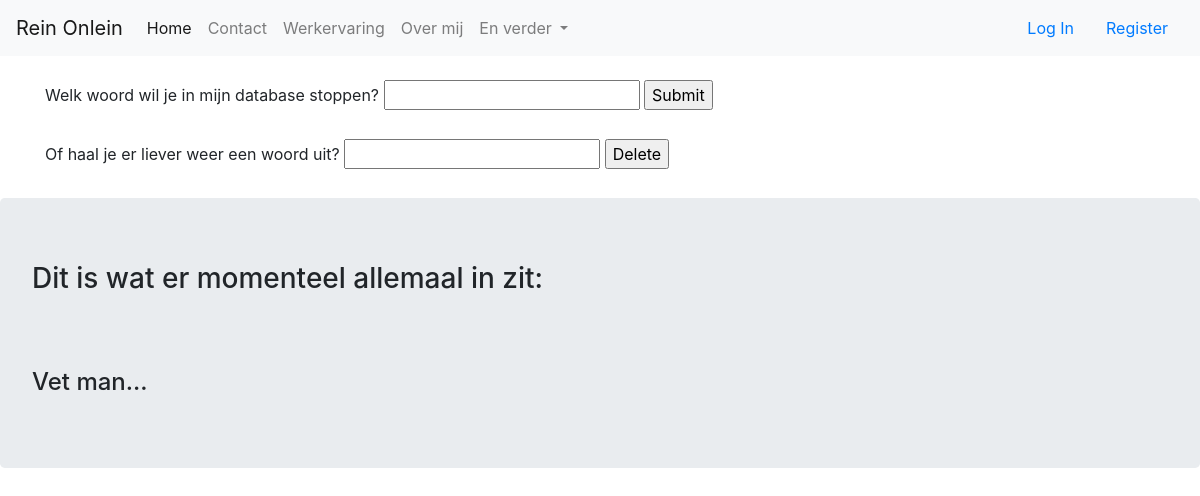
The page /database on the database as committed earlier.
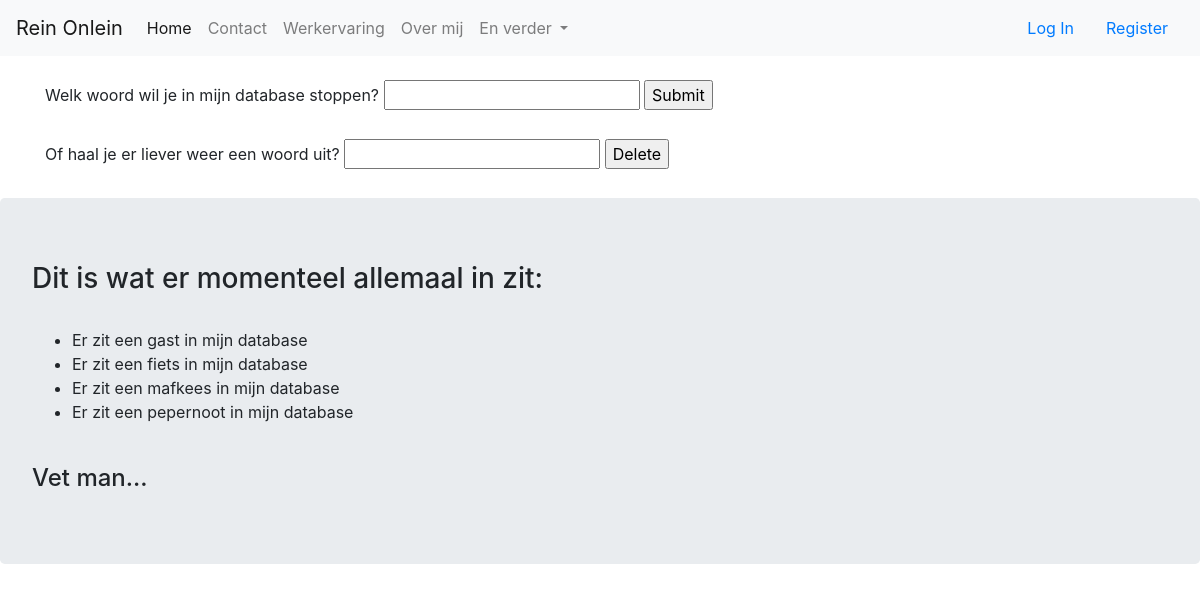
The same page on the database as committed later.
### reinonlein/models.py (models this page shows, shortened)
class Woorden(db.Model):
    __tablename__ = 'woorden'
    id = db.Column(db.Integer, primary_key = True)
    woord = db.Column(db.Text)
    def __repr__(self):
        return f"Er zit een {self.woord} in mijn database"

### app.py (the view, shortened to what this page needs)
@app.route('/database', methods=['GET', 'POST'])
def database():
    addform = AddDatabaseForm()
    delform = DeleteDatabaseForm()
    woorden = Woorden.query.all()
    return render_template('database.html', addform=addform, delform=delform, woorden=woorden)

### reinonlein/forms.py
class AddDatabaseForm(FlaskForm):
    woord = StringField('Welk woord wil je in mijn database stoppen?', validators=[DataRequired()])
    submit = SubmitField('Submit')

class DeleteDatabaseForm(FlaskForm):
    deletewoord = StringField('Of haal je er liever weer een woord uit?', validators=[DataRequired()])
    submit = SubmitField('Delete')

### reinonlein/templates/database.html (shortened to what this page needs)
{% extends "base.html" %}
{% block content %}
  <div class="container">
        <br>
  <form method="POST">
      {{ addform.woord.label }} {{ addform.woord() }}
      {{ addform.submit() }}
  </form>
  <br>
  <form method="POST">
    {{ delform.deletewoord.label }} {{ delform.deletewoord() }}
    {{ delform.submit() }}
  </form>
  <br>
  </div>
  <div class="jumbotron">
    <h3>Dit is wat er momenteel allemaal in zit:</h3>
      <br>
      <ul>
        {% for woord in woorden %}
        <li>{{woord}}</li>
        {% endfor %}
      </ul>
    <br>
    <h4>Vet man...</h4>
  </div>
{% endblock %}

### reinonlein/templates/base.html (shortened to what this page needs)
<!DOCTYPE html>
<html>
  <head>
    <link rel="stylesheet" href="https://stackpath.bootstrapcdn.com/bootstrap/4.3.1/css/bootstrap.min.css">
  </head>
      <body>
      <nav class="navbar navbar-expand-lg navbar-light bg-light">
        <a class="navbar-brand" href="/">Rein Onlein</a>
        <div class="collapse navbar-collapse" id="navbarTogglerDemo02">
          <ul class="navbar-nav mr-auto mt-2 mt-lg-0">
            <li class="nav-item active">
              <a class="nav-link" href="/">Home <span class="sr-only">(current)</span></a>
            </li>
            <li class="nav-item">
              <a class="nav-link" href="{{ url_for('contact') }}">Contact</a>
            </li>
            <li class="nav-item">
                <a class="nav-link" href="{{ url_for('werk') }}">Werkervaring</a>
            </li>
            <li class="nav-item">
                <a class="nav-link" href="{{ url_for('over_mij') }}">Over mij</a>
            </li>
            <li class="nav-item dropdown">
              <a class="nav-link dropdown-toggle" href="/" id="navbarDropdown" role="button" data-toggle="dropdown" aria-haspopup="true" aria-expanded="false">
                En verder
              </a>
            </li>
          </ul>
          <form class="form-inline my-2 my-lg-0">
            {% if current_user.is_authenticated %}
            <li class="nav-link"><a href="{{ url_for('logout') }}">Log Out</a></li>
            {% else %}
            <li class="nav-link"><a href="{{ url_for('login') }}">Log In</a></li>
            <li class="nav-link"><a href="{{ url_for('register') }}">Register</a></li>
            {% endif %}
          </form>
        </div>
      </nav>
      {% block content %}
      {% endblock %}
    </body>
</html>

Rows that differ between the two databases and show on the page:
added Woorden: woord "Er zit een gast in mijn database"
added Woorden: woord "Er zit een fiets in mijn database"
added Woorden: woord "Er zit een mafkees in mijn database"
added Woorden: woord "Er zit een pepernoot in mijn database"
